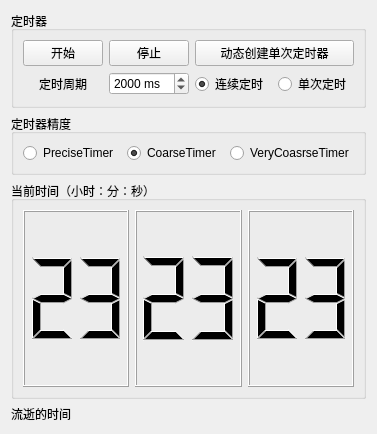
<?xml version="1.0" encoding="UTF-8"?>
<ui version="4.0">
 <class>Widget</class>
 <widget class="QWidget" name="Widget">
  <property name="geometry">
   <rect>
    <x>0</x>
    <y>0</y>
    <width>377</width>
    <height>434</height>
   </rect>
  </property>
  <property name="windowTitle">
   <string>Widget</string>
  </property>
  <layout class="QVBoxLayout" name="verticalLayout">
   <item>
    <widget class="QGroupBox" name="groupBox">
     <property name="title">
      <string>定时器</string>
     </property>
     <layout class="QGridLayout" name="gridLayout">
      <item row="0" column="0">
       <widget class="QPushButton" name="btnStar">
        <property name="text">
         <string>开始</string>
        </property>
       </widget>
      </item>
      <item row="0" column="1">
       <widget class="QPushButton" name="btnStop">
        <property name="text">
         <string>停止</string>
        </property>
       </widget>
      </item>
      <item row="0" column="2" colspan="2">
       <widget class="QPushButton" name="btnOneShot">
        <property name="text">
         <string>动态创建单次定时器</string>
        </property>
       </widget>
      </item>
      <item row="1" column="0">
       <widget class="QLabel" name="label">
        <property name="text">
         <string>定时周期</string>
        </property>
        <property name="alignment">
         <set>Qt::AlignCenter</set>
        </property>
       </widget>
      </item>
      <item row="1" column="1">
       <widget class="QSpinBox" name="spinBoxintv">
        <property name="suffix">
         <string> ms</string>
        </property>
        <property name="maximum">
         <number>99999</number>
        </property>
        <property name="value">
         <number>2000</number>
        </property>
       </widget>
      </item>
      <item row="1" column="2">
       <widget class="QRadioButton" name="radioContinue">
        <property name="text">
         <string>连续定时</string>
        </property>
        <property name="checked">
         <bool>true</bool>
        </property>
       </widget>
      </item>
      <item row="1" column="3">
       <widget class="QRadioButton" name="radioOneShot">
        <property name="text">
         <string>单次定时</string>
        </property>
       </widget>
      </item>
     </layout>
    </widget>
   </item>
   <item>
    <widget class="QGroupBox" name="groupBox_2">
     <property name="title">
      <string>定时器精度</string>
     </property>
     <layout class="QHBoxLayout" name="horizontalLayout">
      <item>
       <widget class="QRadioButton" name="radioPrecise">
        <property name="text">
         <string>PreciseTimer</string>
        </property>
       </widget>
      </item>
      <item>
       <widget class="QRadioButton" name="radioCoarse">
        <property name="text">
         <string>CoarseTimer</string>
        </property>
        <property name="checked">
         <bool>true</bool>
        </property>
       </widget>
      </item>
      <item>
       <widget class="QRadioButton" name="radioCoarseTimer">
        <property name="text">
         <string>VeryCoasrseTimer</string>
        </property>
       </widget>
      </item>
     </layout>
    </widget>
   </item>
   <item>
    <widget class="QGroupBox" name="groupBox_3">
     <property name="sizePolicy">
      <sizepolicy hsizetype="Preferred" vsizetype="Expanding">
       <horstretch>0</horstretch>
       <verstretch>0</verstretch>
      </sizepolicy>
     </property>
     <property name="title">
      <string>当前时间（小时：分：秒）</string>
     </property>
     <layout class="QHBoxLayout" name="horizontalLayout_2">
      <item>
       <widget class="QLCDNumber" name="lcdMin">
        <property name="digitCount">
         <number>2</number>
        </property>
        <property name="value" stdset="0">
         <double>23.000000000000000</double>
        </property>
       </widget>
      </item>
      <item>
       <widget class="QLCDNumber" name="lcdHour">
        <property name="digitCount">
         <number>2</number>
        </property>
        <property name="value" stdset="0">
         <double>23.000000000000000</double>
        </property>
       </widget>
      </item>
      <item>
       <widget class="QLCDNumber" name="lcdSec">
        <property name="digitCount">
         <number>2</number>
        </property>
        <property name="value" stdset="0">
         <double>23.000000000000000</double>
        </property>
       </widget>
      </item>
     </layout>
    </widget>
   </item>
   <item>
    <widget class="QLabel" name="labelElapsed">
     <property name="text">
      <string>流逝的时间</string>
     </property>
    </widget>
   </item>
  </layout>
 </widget>
 <resources/>
 <connections/>
</ui>
